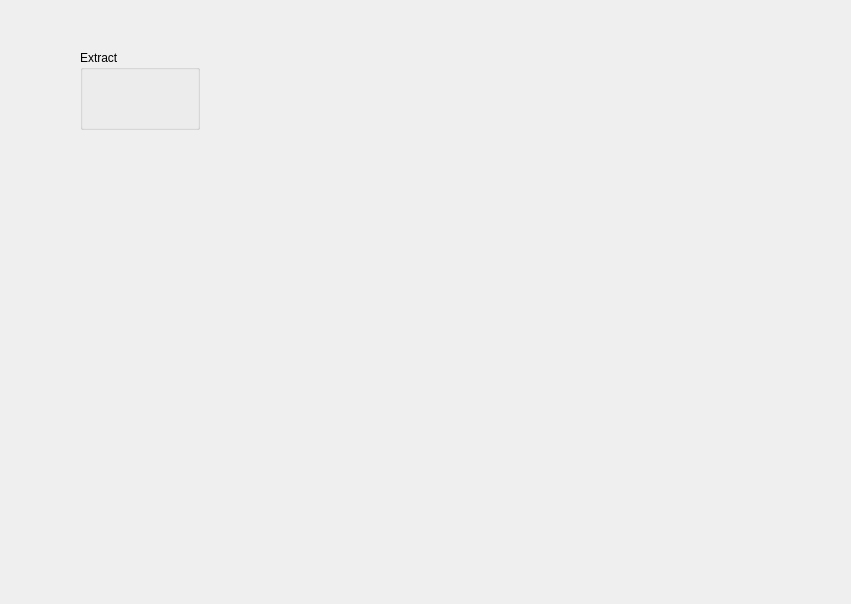
<?xml version="1.0" encoding="UTF-8"?>
<ui version="4.0">
 <class>Extract</class>
 <widget class="QWidget" name="Extract">
  <property name="geometry">
   <rect>
    <x>0</x>
    <y>0</y>
    <width>851</width>
    <height>604</height>
   </rect>
  </property>
  <property name="windowTitle">
   <string>Extract</string>
  </property>
  <property name="windowIcon">
   <iconset resource="resource.qrc">
    <normaloff>:/resource/16x16_ico_png/ico_extract.png</normaloff>:/resource/16x16_ico_png/ico_extract.png</iconset>
  </property>
  <widget class="QGroupBox" name="groupBox">
   <property name="geometry">
    <rect>
     <x>80</x>
     <y>50</y>
     <width>120</width>
     <height>80</height>
    </rect>
   </property>
   <property name="title">
    <string>Extract </string>
   </property>
  </widget>
 </widget>
 <resources>
  <include location="resource.qrc"/>
 </resources>
 <connections/>
</ui>
